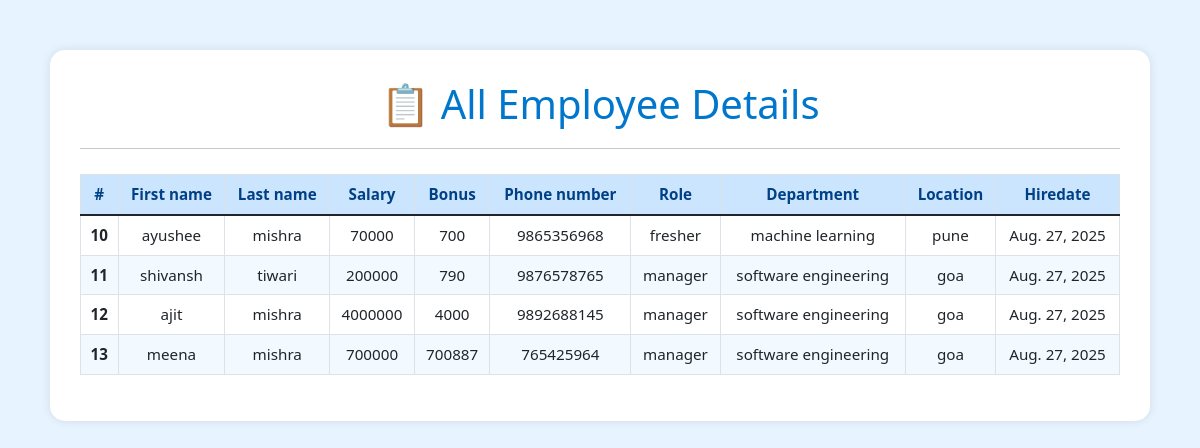
The app's page /all_emp with its own data.
### emp_app/models.py (models this page shows, shortened)
class Employee(models.Model):
    first_name = models.CharField(max_length=100,null=False)
    last_name = models.CharField(max_length=100,null=False)
    dept = models.ForeignKey(Department, on_delete = models.CASCADE)
    salary = models.IntegerField(default=0)
    bonus = models.IntegerField(default=0)
    role = models.ForeignKey(Role, on_delete = models.CASCADE)
    phone = models.IntegerField(default=0)
    hire_date = models.DateField()
    def __str__(self):
        return "%s %s %s" %(self.first_name,self.last_name,self.phone)

class Role(models.Model):
    name = models.CharField(max_length=100,null=False)

class Department(models.Model):
    name = models.CharField(max_length=100,null=False)
    location = models.CharField(max_length=100)

### emp_app/views.py (the view)
# urls.py: path('all_emp', views.all_emp, name='all_emp'),
def all_emp(request):
    emps = Employee.objects.all()
    context = {
        'emps' : emps
    }
    print(context)
    return render(request, 'view_all_emp.html',context)

### emp_app/templates/view_all_emp.html (shortened to what this page needs)
<!DOCTYPE html>
<html lang="en">
<head>
  <link
    href="https://cdn.jsdelivr.net/npm/bootstrap@5.1.3/dist/css/bootstrap.min.css"
    rel="stylesheet"
  />
</head>
<body>
  <div class="container">
    <h1>📋 All Employee Details</h1>
    <hr />
    <div class="table-responsive">
      <table class="table table-bordered table-hover">
        <thead class="text-center">
          <tr>
            <th>#</th>
            <th>First name</th>
            <th>Last name</th>
            <th>Salary</th>
            <th>Bonus</th>
            <th>Phone number</th>
            <th>Role</th>
            <th>Department</th>
            <th>Location</th>
            <th>Hiredate</th>
          </tr>
        </thead>
        <tbody class="text-center">
          {% for emp in emps %}
          <tr>
            <th scope="row">{{ emp.id }}</th>
            <td>{{ emp.first_name }}</td>
            <td>{{ emp.last_name }}</td>
            <td>{{ emp.salary }}</td>
            <td>{{ emp.bonus }}</td>
            <td>{{ emp.phone }}</td>
            <td>{{ emp.role.name }}</td>
            <td>{{ emp.dept.name }}</td>
            <td>{{ emp.dept.location }}</td>
            <td>{{ emp.hire_date }}</td>
          </tr>
          {% endfor %}
        </tbody>
      </table>
    </div>
  </div>
</body>
</html>

### emp_app/templates/view_all_emp.html (style rules this page uses)
body { background-color: #e7f3ff; font-family: 'Segoe UI', sans-serif; }
.container { margin-top: 50px; max-width: 1100px; background-color: #ffffff; padding: 30px; border-radius: 15px; box-shadow: 0 0 10px rgba(0, 0, 0, 0.1); }
h1 { text-align: center; color: #0077cc; margin-bottom: 20px; }
table { font-size: 0.95rem; }
.table thead { background-color: #cce5ff; color: #004085; }
.table tbody tr:nth-child(even) { background-color: #f2f9ff; }
hr { margin-bottom: 25px; }

### records on screen
Employee: id "10", first_name "ayushee", last_name "mishra", salary "70000", bonus "700", phone "9865356968", role.name "fresher", dept.name "machine learning", dept.location "pune", hire_date "Aug. 27, 2025"
Employee: id "11", first_name "shivansh", last_name "tiwari", salary "200000", bonus "790", phone "9876578765", role.name "manager", dept.name "software engineering", dept.location "goa", hire_date "Aug. 27, 2025"
Employee: id "12", first_name "ajit", last_name "mishra", salary "4000000", bonus "4000", phone "9892688145", role.name "manager", dept.name "software engineering", dept.location "goa", hire_date "Aug. 27, 2025"
Employee: id "13", first_name "meena", last_name "mishra", salary "700000", bonus "700887", phone "765425964", role.name "manager", dept.name "software engineering", dept.location "goa", hire_date "Aug. 27, 2025"
